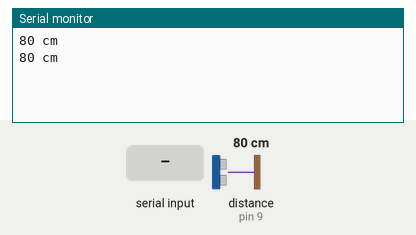
Simulated run of this sketch. Board: Arduino Uno, built with avr-gcc and run on an emulated ATmega328P. Parts: the last lines printed to the serial monitor. Wiring (inferred from the names in the program): ultrasonic range finder: trigger pin 10; echo pin 9. Inputs (shaded band) come from the test bench; at power-on: distance to the obstacle (sensor on pin 9) 80 cm. The echo pulse lasts 58.3 µs per cm.

Above: at 1.8 s.
1.9 s: "1" received over the second serial link
3.5 s: distance to the obstacle (sensor on pin 9) set to 2 cm
At 4.8 s:
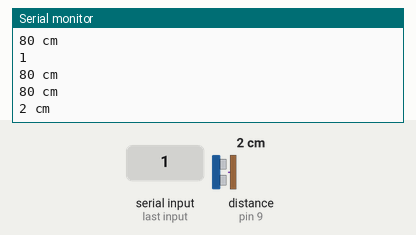
5.0 s: "0" received over the second serial link
6.5 s: distance to the obstacle (sensor on pin 9) set to 4 cm
At 7.6 s:
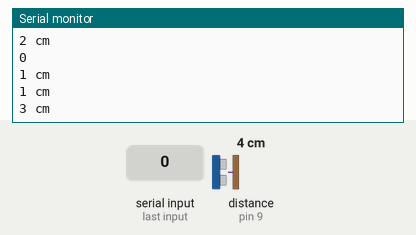
Timing chart, 0 to 9.0 s (numbered marks = the images above; inputs shaded):
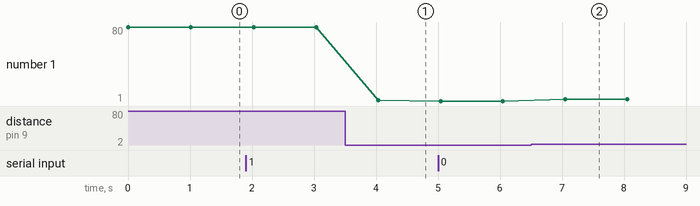

The sketch:

sketch_oct09a.ino
```cpp
#include <SoftwareSerial.h>

//const int UltrasonicWave = 0;
//const int SensorID = 0;
int blueTx=2;   //Tx (보내는핀 설정)at
int blueRx=3;   //Rx (받는핀 설정)
int echoPin = 9;
int triggerPin = 10;
int duration;
int currentDistance;
SoftwareSerial mySerial(blueTx , blueRx);  //시리얼 통신을 위한 객체선언
char dataValue;
bool isFirst = true;

void setup() {
  pinMode(triggerPin, OUTPUT);
  pinMode(echoPin, INPUT);
  Serial.begin(9600);
  mySerial.begin(9600); //블루투스 시리얼
}

void loop() {
  if (mySerial.available()) {
    dataValue = mySerial.read();
    Serial.println(String(dataValue));  //블루투스측 내용을 시리얼모니터에 출력
  }
  digitalWrite(triggerPin, HIGH);
  delayMicroseconds(10);
  digitalWrite(triggerPin, LOW);
  currentDistance = pulseIn(echoPin, HIGH, 29000) / 58;
  Serial.print(currentDistance);
  Serial.println(" cm");
  if(currentDistance > 0 && currentDistance < 450) {
      mySerial.println( String(currentDistance));  //초음파센서로부터 받은 정보를 블루추스 측에 WRITE 형식: 센서고유값 0 + 구분자(|) + 센서정보값
    }
  delay(1000);
}
```

Measured:
- after the input at 3.5 s, the serial monitor: prints a new line after 0.54 s (image 1)
- after the input at 6.5 s, the serial monitor: prints a new line after 0.55 s (image 2)
- plotted number 1: 80 → 2 after the input at 3.5 s, 1 → 3 after the input at 6.5 s
